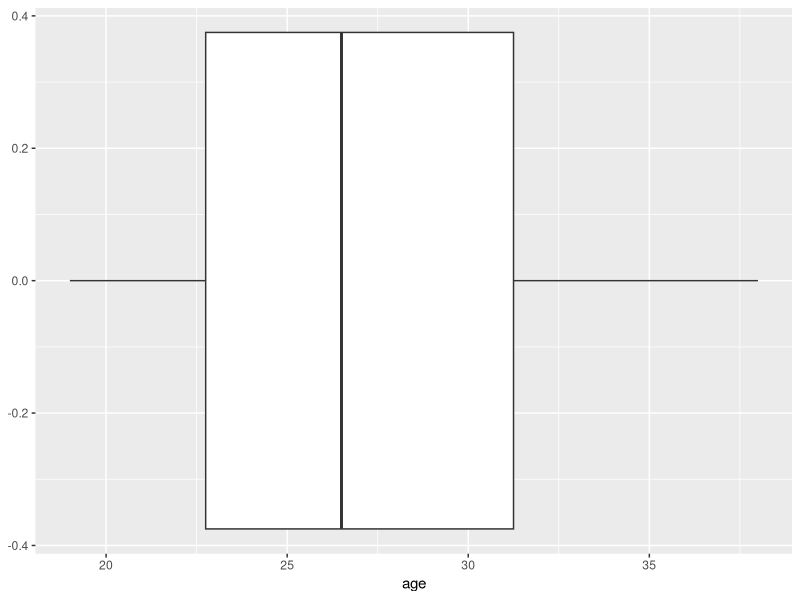
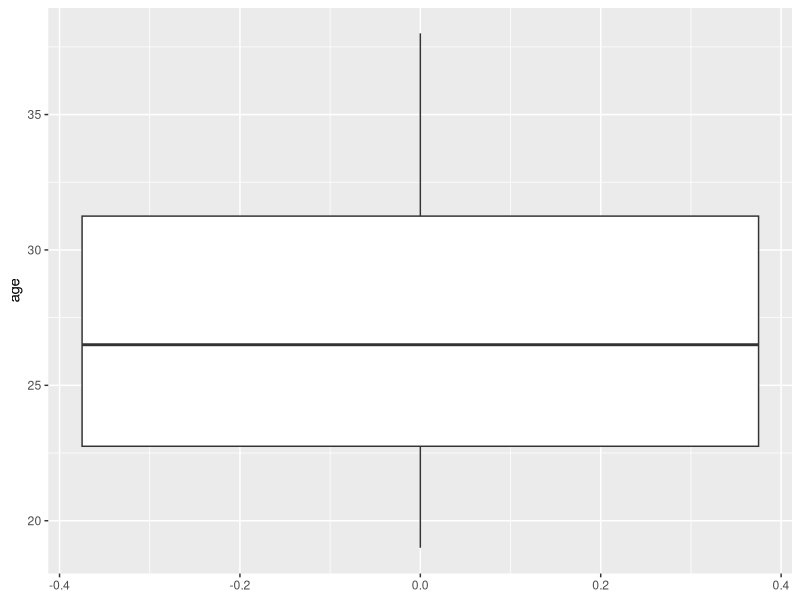

Write R code to recreate these figures, in order.
# Question 1: 
# Draw boxplots to compare top 10 male and female tennis players on the basis of age
# (instead of height). Notice the “outlier” female indicated by a single dot — who is
# that? Check back to where we entered this dataset using the tribble() function.

# Answer
library(tidyverse)

tennis = tribble(
  ~name, ~rank, ~age, ~height, ~weight, ~gender,
  #--------------|---|---|----|---|----|
  "Nadal", 1, 33, 1.85, 85, "M",
  "Djokovic", 2, 32, 1.88, 77, "M",
  "Federer", 3, 38, 1.85, 85, "M",
  "Medvedev", 4, 23, 1.98, 83, "M",
  "Theim", 5, 26, 1.85, 79, "M",
  "Tsitsipas", 6, 21, 1.93, 89, "M",
  "Zverev", 7, 22, 1.98, 90, "M",
  "Berrettini", 8, 23, 1.96, 95, "M",
  "Bautista Agut", 9, 31, 1.83, 75, "M",
  "Monfils", 10, 33, 1.93, 85, "M",
  "Barty", 1, 23, 1.66, 62, "F",

  "Pliskova", 2, 27, 1.86, 72, "F",
  "Halep", 3, 28, 1.68, 60, "F",
  "Osaka", 4, 22, 1.80, 69, "F",
  "Svitolina", 5, 25, 1.74, 60, "F",
  "Andreescu", 6, 19, 1.70, 60, "F",
  "Bencic", 7, 22, 1.75, 63, "F",
  "Kvitova", 8, 29, 1.82, 68, "F",
  "Williams", 9, 38, 1.75, 72, "F",
  "Bertens", 10, 28, 1.82, 74, "F"
)
print(tennis)
view(tennis)

ggplot(tennis, aes(x=age)) + geom_boxplot()


# Question: 2
# Try adding “coord_flip()” to the plotting command (so that the 𝑥-axis is now the
# vertical axis and the 𝑦-axis is now the horizontal axis).

# answer
ggplot(tennis, aes(y=age)) + geom_boxplot()



# Question: 3
# Draw boxplots to compare the body mass index (BMI) of male and female tennis
# players (see https://en.wikipedia.org/wiki/Body_mass_index). Are any of these
# players “underweight” or “overweight”?

